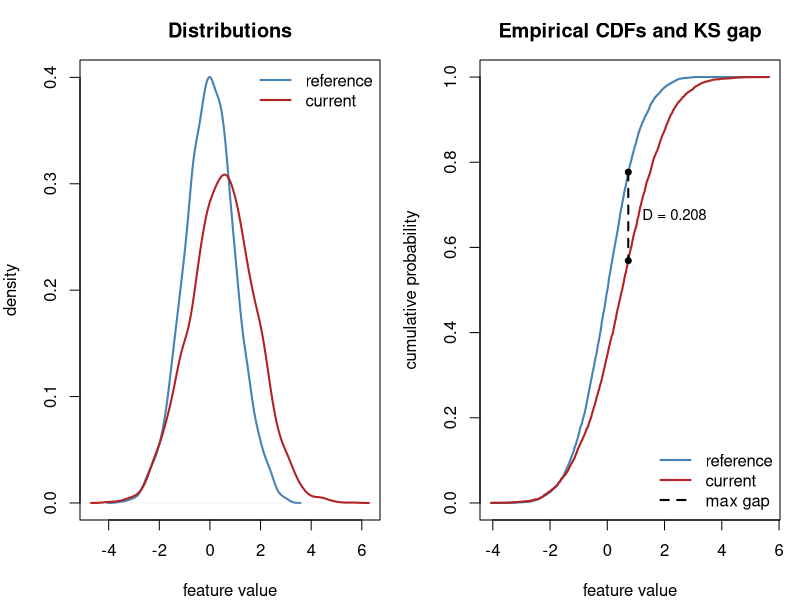
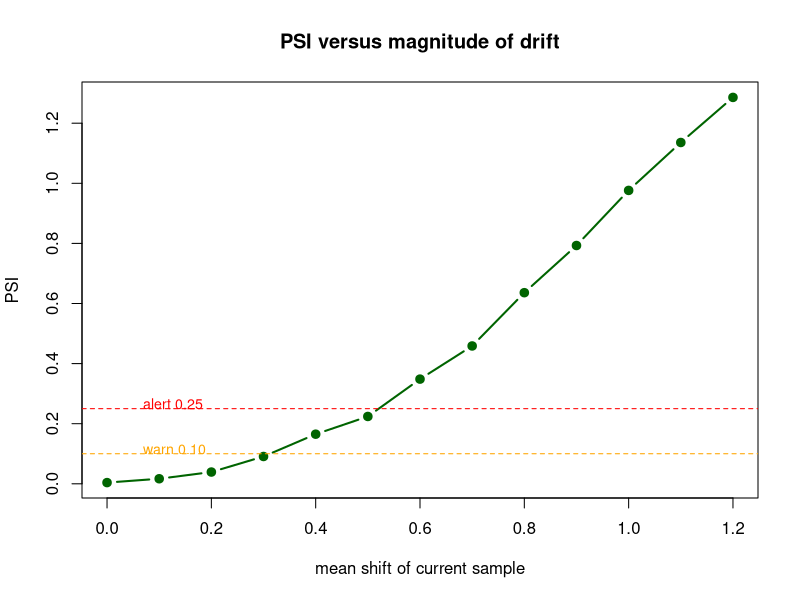

Write R code to recreate these figures, in order.
## ---- chunk 1
set.seed(20240617)

# Reference sample: the distribution the model was trained/validated on.
# Current sample: production data with a location and scale shift (data drift).
n_ref <- 5000
n_cur <- 5000
reference <- rnorm(n_ref, mean = 0,   sd = 1.0)
current   <- rnorm(n_cur, mean = 0.5, sd = 1.3)
## ---- chunk 2
psi <- function(reference, current, n_bins = 10, eps = 1e-6) {
  # Equal-frequency bins from the REFERENCE distribution.
  qs <- quantile(reference, probs = seq(0, 1, length.out = n_bins + 1),
                 na.rm = TRUE, type = 7)
  breaks <- unique(qs)
  # Open the outer edges so production values beyond the reference range are caught.
  breaks[1] <- -Inf
  breaks[length(breaks)] <- Inf

  ref_counts <- table(cut(reference, breaks = breaks, include.lowest = TRUE))
  cur_counts <- table(cut(current,   breaks = breaks, include.lowest = TRUE))

  p <- as.numeric(ref_counts) / sum(ref_counts)
  q <- as.numeric(cur_counts) / sum(cur_counts)

  # Floor empty bins so the log is finite, then renormalize.
  p <- pmax(p, eps); p <- p / sum(p)
  q <- pmax(q, eps); q <- q / sum(q)

  contrib <- (q - p) * log(q / p)
  list(psi = sum(contrib), per_bin = contrib, p = p, q = q, breaks = breaks)
}

psi_out <- psi(reference, current, n_bins = 10)
round(psi_out$psi, 4)
## ---- chunk 3
ks_statistic <- function(reference, current) {
  pooled <- sort(unique(c(reference, current)))
  Fr <- ecdf(reference)(pooled)   # ECDF of reference at pooled points
  Gc <- ecdf(current)(pooled)     # ECDF of current   at pooled points
  gaps <- abs(Fr - Gc)
  idx  <- which.max(gaps)
  list(D = gaps[idx], at = pooled[idx], Fr = Fr, Gc = Gc, grid = pooled)
}

ks_pvalue_asymp <- function(D, n, m, terms = 100) {
  lambda <- sqrt(n * m / (n + m)) * D
  k <- 1:terms
  2 * sum((-1)^(k - 1) * exp(-2 * k^2 * lambda^2))
}

ks_out <- ks_statistic(reference, current)
D      <- ks_out$D
crit05 <- 1.36 * sqrt((n_ref + n_cur) / (n_ref * n_cur))
pval   <- min(1, max(0, ks_pvalue_asymp(D, n_ref, n_cur)))

c(D = round(D, 4), crit_0.05 = round(crit05, 4), p_value = signif(pval, 3))
## ---- chunk 4
flag_drift <- function(psi_value, D, n, m,
                       psi_warn = 0.10, psi_alert = 0.25, alpha = 0.05) {
  psi_status <- if (psi_value >= psi_alert) "ALERT" else
                if (psi_value >= psi_warn)  "WARN"  else "OK"
  crit <- 1.36 * sqrt((n + m) / (n * m))   # 1.36 is c(0.05)
  ks_status <- if (D > crit) "REJECT same-distribution" else "no evidence of shift"
  data.frame(
    metric = c("PSI", "KS"),
    value  = c(round(psi_value, 4), round(D, 4)),
    threshold = c(paste0("warn ", psi_warn, " / alert ", psi_alert),
                  paste0("crit ", round(crit, 4), " @ alpha=", alpha)),
    status = c(psi_status, ks_status),
    stringsAsFactors = FALSE
  )
}

flag_drift(psi_out$psi, D, n_ref, n_cur)
## ---- chunk 5
op <- par(mfrow = c(1, 2), mar = c(4, 4, 3, 1))

# Panel 1: densities
dref <- density(reference)
dcur <- density(current)
plot(dref, col = "steelblue", lwd = 2, main = "Distributions",
     xlab = "feature value", ylab = "density",
     xlim = range(dref$x, dcur$x), ylim = range(0, dref$y, dcur$y))
lines(dcur, col = "firebrick", lwd = 2)
legend("topright", legend = c("reference", "current"),
       col = c("steelblue", "firebrick"), lwd = 2, bty = "n")

# Panel 2: ECDFs and the KS gap
plot(ks_out$grid, ks_out$Fr, type = "l", col = "steelblue", lwd = 2,
     main = "Empirical CDFs and KS gap",
     xlab = "feature value", ylab = "cumulative probability", ylim = c(0, 1))
lines(ks_out$grid, ks_out$Gc, col = "firebrick", lwd = 2)
x_at <- ks_out$at
y_lo <- ecdf(reference)(x_at); y_hi <- ecdf(current)(x_at)
segments(x_at, y_lo, x_at, y_hi, col = "black", lwd = 2, lty = 2)
points(c(x_at, x_at), c(y_lo, y_hi), pch = 19, cex = 0.8)
text(x_at, mean(c(y_lo, y_hi)),
     labels = paste0(" D = ", round(D, 3)), pos = 4, cex = 0.9)
legend("bottomright", legend = c("reference", "current", "max gap"),
       col = c("steelblue", "firebrick", "black"),
       lwd = 2, lty = c(1, 1, 2), bty = "n")

par(op)
## ---- chunk 6
shifts <- seq(0, 1.2, by = 0.1)
psi_curve <- sapply(shifts, function(s) {
  cur_s <- rnorm(n_cur, mean = s, sd = 1.0)   # pure location shift
  psi(reference, cur_s, n_bins = 10)$psi
})

plot(shifts, psi_curve, type = "b", pch = 19, col = "darkgreen", lwd = 2,
     xlab = "mean shift of current sample", ylab = "PSI",
     main = "PSI versus magnitude of drift")
abline(h = 0.10, lty = 2, col = "orange")
abline(h = 0.25, lty = 2, col = "red")
text(0.05, 0.11, "warn 0.10", pos = 4, col = "orange", cex = 0.85)
text(0.05, 0.26, "alert 0.25", pos = 4, col = "red", cex = 0.85)
